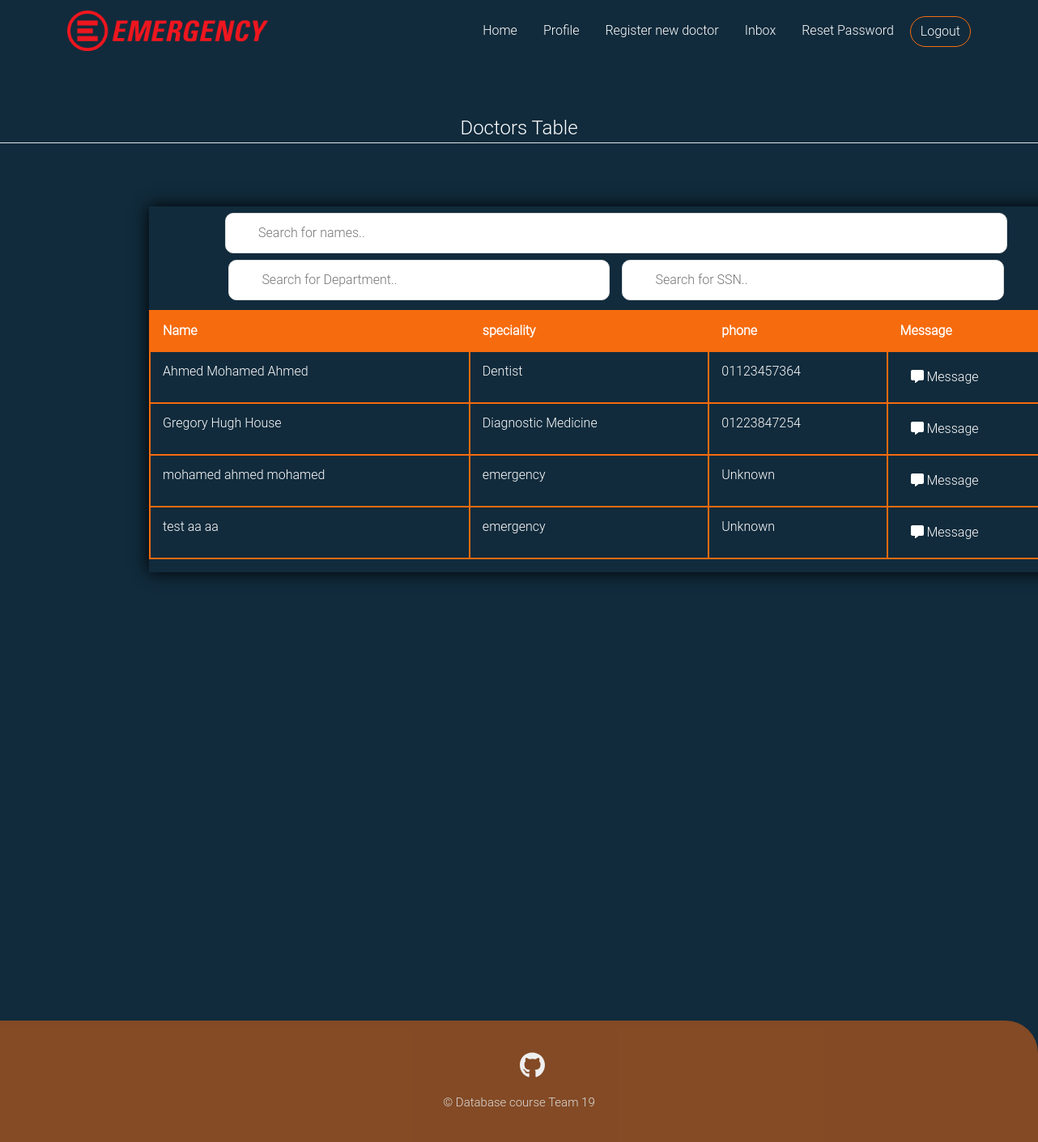
The app's page /doctors_table1 (signed in), older data.
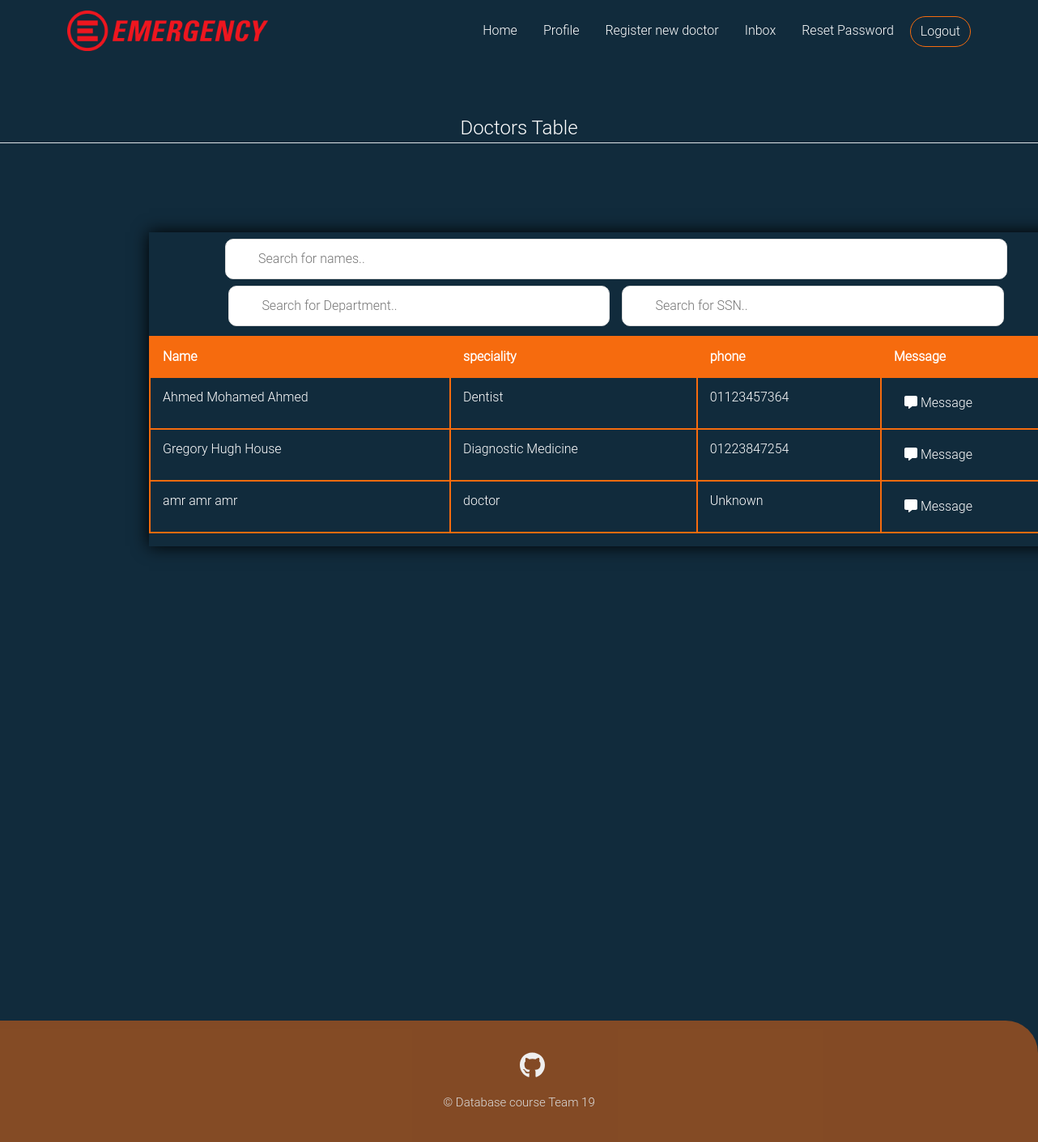
The same page, newer data.
### emergencydebartment/models.py (models this page shows, shortened)
class User(db.Model, UserMixin):
    __tablename__ = 'user_table'
    id = db.Column(db.Integer, primary_key=True)
    ssn = db.Column(db.Integer, unique=True,nullable=False)
    Fname = db.Column(db.String(20),nullable=False)
    Sname = db.Column(db.String(20))
    Lname = db.Column(db.String(20),nullable=False)
    gender = db.Column(db.String(6),nullable=False)
    phone = db.Column(db.String(11), default='Unknown')
    address = db.Column(db.String(70), default='Unknown')
    birth_date = db.Column(db.DateTime,nullable=False)
    user_role = db.Column(db.String(15), nullable=False, default='Patient')
    password = db.Column(db.String(61),nullable=False)

class Doctor(User):
    id = db.Column(db.Integer, db.ForeignKey('user_table.id'),primary_key=True)
    hiring_date = db.Column(db.DateTime, nullable=False,default = datetime.utcnow)
    salary = db.Column(db.Integer, nullable=False)
    speciallity = db.Column(db.String(80),nullable=False)
    image_file = db.Column(db.String(20),nullable = False, default='default.jpg')
    time_shift = db.Column(db.String(50))
    email = db.Column(db.String(20),unique=True,nullable=False)
    examination = db.relationship('Report',  backref='doctor', lazy=True, foreign_keys = 'Report.doctor_id')
    Inbox = db.relationship('Message',  backref='doctor', lazy=True, foreign_keys = 'Message.receiver_id')

class User(db.Model, UserMixin):
    __tablename__ = 'user_table'
    id = db.Column(db.Integer, primary_key=True)
    ssn = db.Column(db.Integer, unique=True,nullable=False)
    Fname = db.Column(db.String(20),nullable=False)
    Sname = db.Column(db.String(20))
    Lname = db.Column(db.String(20),nullable=False)
    gender = db.Column(db.String(6),nullable=False)
    phone = db.Column(db.String(11), default='Unknown')
    address = db.Column(db.String(70), default='Unknown')
    birth_date = db.Column(db.DateTime,nullable=False)
    user_role = db.Column(db.String(15), nullable=False, default='Patient')
    password = db.Column(db.String(61),nullable=False)

### emergencydebartment/routes.py (the view)
@app.route("/doctors_table1", methods= ['GET','POST'])
@login_required(role = 'Doctor')
def doctor_table():
    table = Doctor.query.all()
    return render_template('doctor_table2.html', table = table)

### emergencydebartment/models.py (called while the page is built)
@login_manager.user_loader
def load_user(user_id):
    return User.query.get(int(user_id))

### emergencydebartment/routes.py (called while the page is built)
def login_required(role="ANY"):
    def wrapper(fn):
        @wraps(fn)
        def decorated_view(*args, **kwargs):
            if not current_user.is_authenticated:
              return login_manager.unauthorized()
            if current_user.user_role != 'Admin':
                if ((current_user.user_role != role) and (role != "ANY")):
                    return login_manager.unauthorized()
            return fn(*args, **kwargs)
        return decorated_view
    return wrapper

### emergencydebartment/templates/doctor_table2.html (shortened to what this page needs)
{% extends "layout.html" %}
{% block content %}
<legend class="border-bottom mb-4 legend align-text-center">Doctors Table</legend>
        <div class="content">
                <div class="content-table dtable">
                    <div class="scrollme">
                        <div class="row justify-content-center" >
                        <input type="text" id="nameInput" onkeyup="nameF()" style="margin: 1vh;" placeholder="Search for names..">
                    </div>
                        <div class="row justify-content-center" >
                            <input type="text" id="specialityInput" onkeyup="speciality()" placeholder="Search for Department..">
                            <input type="text" id="myInput" onkeyup="ssn()" placeholder="Search for SSN..">
                        </div>
                        <table id="myTable" class="table table-bordered table-responsive" >
                            <thead>
                                <tr class="header">
                                    <th scope="col">Name</th>
                                    <th scope="col" >speciality</th>
                                    <th scope="col" >phone</th>
                                    <th scope="col" >Message</th>
                                </tr>
                            </thead>
                            <tbody>
                        {% for doctor in table %}
                                <tr class='clickable-row' data-href="{{ url_for('profile', doctor_id=doctor.id) }}">
                                    {% if doctor.Sname %}
                                    <td>{{doctor.Fname}}  {{doctor.Sname}}  {{doctor.Lname}}</td>
                                    {% else %}
                                    <td>{{doctor.Fname}}  {{doctor.Lname}}</td>
                                    {% endif %}
                                    <td>{{doctor.speciallity}}</td>
                                    <td>{{doctor.phone}}</td>
                                    <td><a class="calling_btn btn rounded-pill main-btn " style="color:white ;" href="{{url_for('send_message',receive_id=doctor.id)}} "> <i class="fa-solid fa-message"></i> Message</a></a></td>
                                {% endfor %}
                            </tbody>
                        </table>
                    </div>
                </div>
                    </div>
    {% endblock %}

Row changes from the older to the newer data that the page shows:
removed Doctor: Fname "test", Sname "aa", Lname "aa", speciallity "emergency", phone "Unknown"
changed Doctor "Unknown": Fname "mohamed" → "amr"; Sname "ahmed" → "amr"; Lname "mohamed" → "amr"; speciallity "emergency" → "doctor"
